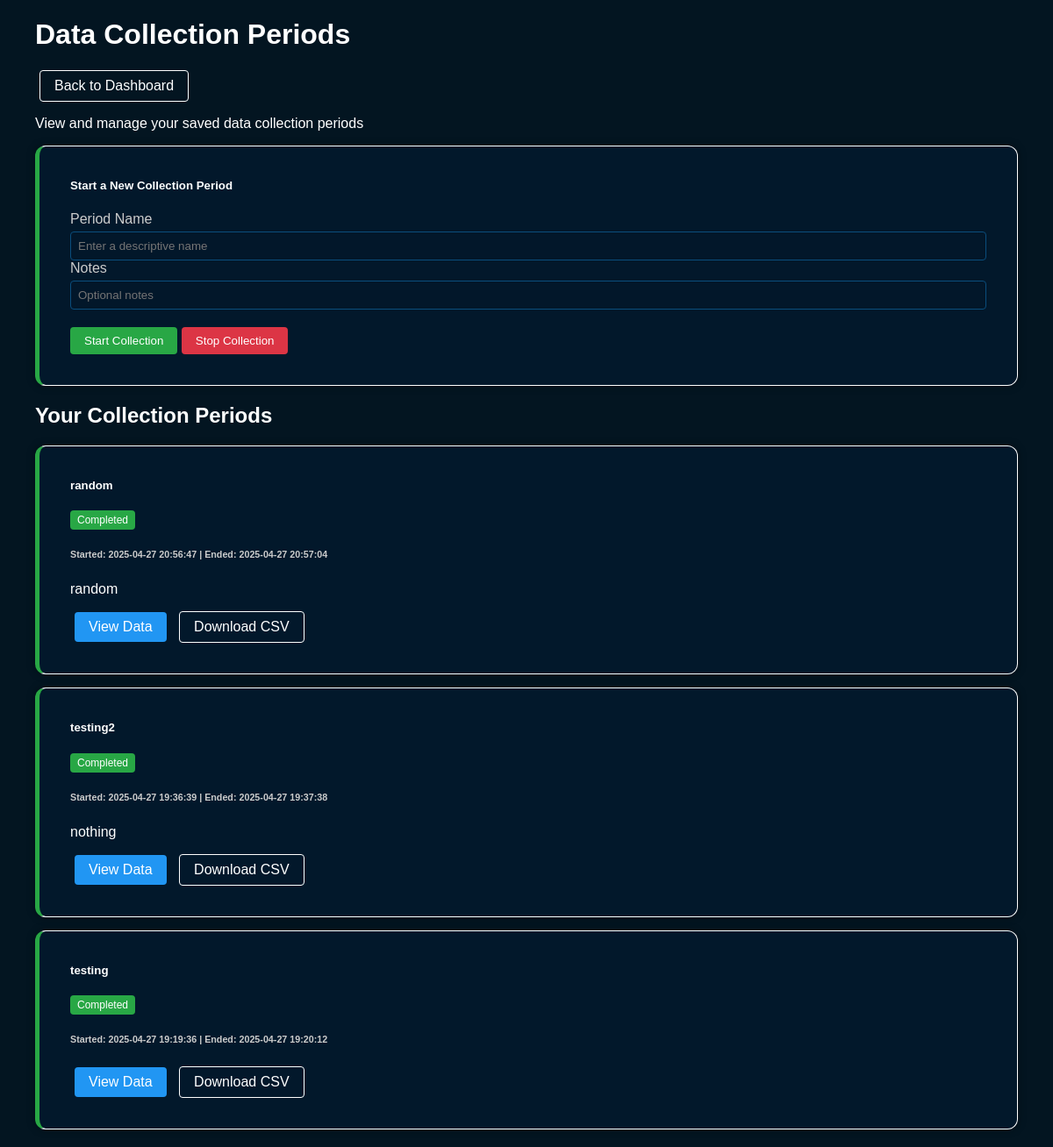
The page /periods on the database its author committed.
### tables this page shows
CREATE TABLE data_periods (
            id INTEGER PRIMARY KEY AUTOINCREMENT,
            name TEXT,
            start_time TEXT,
            end_time TEXT,
            notes TEXT
        );

### app.py (the view)
@app.route('/periods')
def list_periods():
    try:
        periods = get_periods()
        return render_template('periods.html', periods=periods)
    except Exception as e:
        print(f"Error listing periods: {str(e)}")
        print(traceback.format_exc())
        return f"Error: {str(e)}", 500

### app.py (called while the page is built)
def get_db():
    db = getattr(g, '_database', None)
    if db is None:
        db = g._database = sqlite3.connect(DATABASE)
        db.row_factory = sqlite3.Row
    return db

@app.teardown_appcontext
def close_connection(exception):
    db = getattr(g, '_database', None)
    if db is not None:
        db.close()

def dict_factory(cursor, row):
    d = {}
    for idx, col in enumerate(cursor.description):
        d[col[0]] = row[idx]
    return d

def get_periods():
    db = get_db()
    db.row_factory = dict_factory
    cursor = db.cursor()
    cursor.execute('SELECT * FROM data_periods ORDER BY id DESC')
    return cursor.fetchall()

### templates/periods.html (shortened to what this page needs)
<!DOCTYPE html>
<html lang="en">
<head>
</head>
<body>
    <div class="container">
        <header class="mb-4">
            <div class="d-flex justify-content-between align-items-center">
                <h1>Data Collection Periods</h1>
                <a href="/" class="btn-outline">Back to Dashboard</a>
            </div>
            <p class="lead">View and manage your saved data collection periods</p>
        </header>
        <div class="row">
            <div class="col-md-12">
                <div class="card mb-4 period-card">
                    <div class="card-body">
                        <h5 class="card-title">Start a New Collection Period</h5>
                        <form id="start-period-form" class="row g-3 custom">
                            <div class="col-md-6 g-3">
                                <label for="period-name" class="form-label">Period Name</label>
                                <input type="text" class="form-control" id="period-name" placeholder="Enter a descriptive name">
                            </div>
                            <div class="col-md-6">
                                <label for="period-notes" class="form-label">Notes</label>
                                <input type="text" class="form-control" id="period-notes" placeholder="Optional notes">
                            </div>
                            <div class="col-12 button-container">
                                <button type="submit" class="btn btn-success" id="start-button">
                                     Start Collection
                                </button>
                                <button type="button" class="btn btn-danger d-none" id="stop-button">
                                     Stop Collection
                                </button>
                            </div>
                        </form>
                    </div>
                </div>
                <h2>Your Collection Periods</h2>
                <div id="periods-container">
                    {% if periods %}
                        {% for period in periods %}
                            <div class="card period-card {% if not period.end_time %}active{% endif %}">
                                <div class="card-body">
                                    <div class="d-flex justify-content-between">
                                        <h5 class="card-title">{{ period.name }}</h5>
                                        <span class="badge {% if not period.end_time %}bg-primary{% else %}bg-success{% endif %}">
                                            {% if not period.end_time %}Active{% else %}Completed{% endif %}
                                        </span>
                                    </div>
                                    <h6 class="card-subtitle mb-2 text-muted">
                                        Started: {{ period.start_time }}
                                        {% if period.end_time %}
                                            | Ended: {{ period.end_time }}
                                        {% endif %}
                                    </h6>
                                    {% if period.notes %}
                                        <p class="card-text">{{ period.notes }}</p>
                                    {% endif %}
                                    <div class="mt-2">
                                        <a href="/period/{{ period.id }}" class="btn-view">
                                             View Data
                                        </a>
                                        <a href="/period/{{ period.id }}/download?format=csv" class="btn-outline">
                                             Download CSV
                                        </a>
                                    </div>
                                </div>
                            </div>
                        {% endfor %}
                    {% else %}
                        <div class="alert alert-info">
                            No data collection periods found. Start your first one using the form above.
                        </div>
                    {% endif %}
                </div>
            </div>
        </div>
    </div>
</body>
</html>

### templates/periods.html (style rules this page uses)
body { font-family: Arial, sans-serif; margin: 20px; background-color: #031521; color: #fff; }
.container { max-width: 1200px; margin: 0 auto; padding: 0 20px; }
.card { background-color: #052847; border-radius: 12px; margin-bottom: 15px; box-shadow: 0 0 10px rgba(0, 0, 0, 0.4); border: 1px solid white; padding: 0 20px 20px 20px; }
.card-body { padding: 15px; }
.btn-success { background-color: #28a745; color: white; border: none; padding: 8px 16px; border-radius: 4px; cursor: pointer; }
.btn-danger { background-color: #dc3545; color: white; border: none; padding: 8px 16px; border-radius: 4px; cursor: pointer; }
.form-control { width: 100%; padding: 8px; border: 1px solid #0a4d7c; border-radius: 4px; background-color: #02172a; color: white; box-sizing: border-box; }
.form-label { color: #ccc; margin-bottom: 5px; display: block; }
.badge { padding: 4px 8px; border-radius: 4px; font-size: 12px; }
.bg-success { background-color: #28a745; }
.text-muted { color: #ccc !important; }
.period-card { border-left: 5px solid #28a745; background-color: #02182b }
.btn-view { background-color: #2196f3; color: white; border: none; padding: 8px 16px; border-radius: 4px; cursor: pointer; text-decoration: none; display: inline-block; margin: 0 5px; }
.btn-outline { background-color: transparent; color: white; border: 1px solid white; padding: 8px 16px; border-radius: 4px; cursor: pointer; text-decoration: none; display: inline-block; margin: 0 5px; }
.button-container { margin-top: 20px; }

### rows shown on the page
data_periods: name "random", shows "Completed", start_time "2025-04-27 20:56:47", end_time "2025-04-27 20:57:04", notes "random"
data_periods: name "testing2", shows "Completed", start_time "2025-04-27 19:36:39", end_time "2025-04-27 19:37:38", notes "nothing"
data_periods: name "testing", shows "Completed", start_time "2025-04-27 19:19:36", end_time "2025-04-27 19:20:12"
